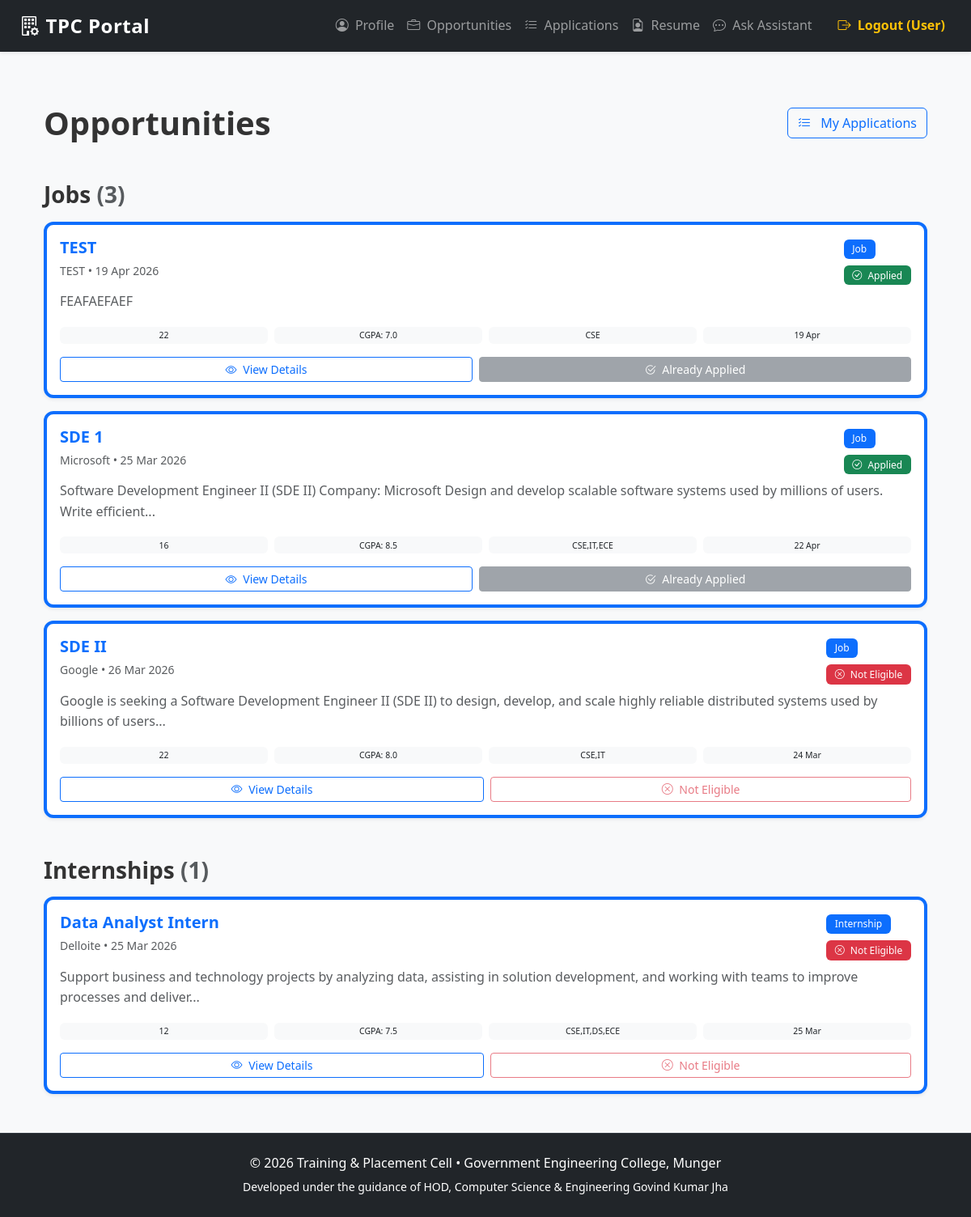
The app's page /student/opportunities (signed in) with its own data.
### app/models.py (models this page shows, shortened)
class Opportunity(db.Model):
    __tablename__ = 'opportunities'
    id = db.Column(db.Integer, primary_key=True)
    title = db.Column(db.String(200), nullable=False)
    type = db.Column(db.String(50), nullable=False)  # e.g. Job, Internship, Session, Hackathon, Bootcamp, Seminar
    organizer = db.Column(db.String(150))
    company_name = db.Column(db.String(150))
    description = db.Column(db.Text)
    requirements = db.Column(db.Text)  # JSON string or newline-separated list
    date = db.Column(db.DateTime)
    mode = db.Column(db.String(50))
    ctc = db.Column(db.String(50))  # e.g. "12 LPA", "500/month"
    min_cgpa = db.Column(db.Float)  # Minimum CGPA required
    allowed_branches = db.Column(db.Text)  # comma-separated
    deadline = db.Column(db.DateTime)  # Application deadline
    created_at = db.Column(db.DateTime, default=datetime.utcnow)

### app/student/routes.py (the view)
@bp.route('/opportunities')
@student_required
def browse_opportunities():
    page = request.args.get('page', 1, type=int)
    user_id = session['user_id']
    profile = StudentProfile.query.filter_by(user_id=user_id).first()
    if not profile:
        flash('Please complete your profile before browsing opportunities.', 'warning')
        return redirect(url_for('student.profile'))
    opportunities = Opportunity.query.order_by(Opportunity.created_at.desc()).all()
    opp_list = []
    for opp in opportunities:
        eligible = True
        already_applied = False
        if opp.type in ['Job', 'Internship']:
            allowed = [b.strip().upper() for b in (opp.allowed_branches or '').split(',') if b.strip()]
            is_deadline_valid = not opp.deadline or datetime.utcnow() < opp.deadline
            if opp.min_cgpa:
                eligible = (profile.cgpa >= opp.min_cgpa and
                           (not allowed or profile.branch in allowed) and
                           not profile.has_backlog and
                           is_deadline_valid)
            already_applied = Application.query.filter_by(
                student_id=user_id,
                opportunity_id=opp.id
            ).first() is not None
        opp_list.append({
            'opportunity': opp,
            'eligible': eligible,
            'applied': already_applied
        })
    return render_template('student/opportunities.html',
                          opportunities=opportunities,
                          opp_list=opp_list,
                          profile=profile,
                          now=datetime.utcnow())

### app/student/routes.py (called while the page is built)
def student_required(f):
    @wraps(f)
    def decorated_function(*args, **kwargs):
        if 'user_id' not in session or session.get('role') != 'Student':
            flash('This area is only for students. Please log in.', 'warning')
            return redirect(url_for('auth.login'))
        return f(*args, **kwargs)
    return decorated_function

### templates/student/opportunities.html (shortened to what this page needs)
{% extends "base.html" %}
{% block content %}
<div class="container-fluid py-4">
    <div class="d-flex justify-content-between align-items-center mb-4">
        <h1 class="mb-0">Opportunities</h1>
        <a href="{{ url_for('student.applications') }}" class="btn btn-outline-primary">
            <i class="bi bi-list-check me-2"></i> My Applications
        </a>
    </div>
    {% if opportunities %}
        {% set types = ['Job', 'Internship', 'Session', 'Hackathon', 'Bootcamp', 'Seminar'] %}
        {% set plural = {
            'Job':'Jobs',
            'Internship':'Internships',
            'Session':'Sessions',
            'Hackathon':'Hackathons',
            'Bootcamp':'Bootcamps',
            'Seminar':'Seminars'
        } %}
        {% for t in types %}
            {% set items = opp_list | selectattr('opportunity.type','equalto', t) | list %}
            {% if items %}
                <h3 class="mt-5 mb-3">
                    {{ plural[t] }}
                    <span class="text-muted">({{ items|length }})</span>
                </h3>
                <div class="row g-3">
                    {% for item in items %}
                        <div class="col-12">
                            <div class="card shadow-sm border-start border-4 border-primary h-100">
                                <div class="card-body">
                                    <div class="d-flex justify-content-between align-items-start mb-2">
                                        <div>
                                            <h5 class="mb-1">
                                                <a href="{{ url_for('student.view_opportunity', opp_id=item.opportunity.id) }}"
                                                   class="text-decoration-none">
                                                    {{ item.opportunity.title }}
                                                </a>
                                            </h5>
                                            <small class="text-muted">
                                                {{ item.opportunity.organizer or item.opportunity.company_name or 'Posted by Admin' }}
                                                •
                                                {{ item.opportunity.date.strftime('%d %b %Y') if item.opportunity.date else 'TBA' }}
                                            </small>
                                        </div>
                                        <div>
                                            <span class="badge bg-primary mb-2">
                                                {{ item.opportunity.type }}
                                            </span>
                                            {% if item.opportunity.type in ['Job', 'Internship'] %}
                                                {% if item.applied %}
                                                    <span class="badge bg-success d-block">
                                                        <i class="bi bi-check-circle me-1"></i> Applied
                                                    </span>
                                                {% elif item.eligible %}
                                                    <span class="badge bg-info d-block">
                                                        <i class="bi bi-check-circle me-1"></i> Eligible
                                                    </span>
                                                {% else %}
                                                    <span class="badge bg-danger d-block">
                                                        <i class="bi bi-x-circle me-1"></i> Not Eligible
                                                    </span>
                                                {% endif %}
                                            {% endif %}
                                        </div>
                                    </div>
                                    <p class="mb-3 text-muted">
                                        {{ item.opportunity.description | truncate(160) }}
                                    </p>
                                    {% if item.opportunity.type in ['Job', 'Internship'] %}
                                        <div class="row g-2 mb-3 small">
                                            <div class="col-md-3">
                                                <span class="badge bg-light text-dark w-100">
                                                    {{ item.opportunity.ctc or 'CTC —' }}
                                                </span>
                                            </div>
                                            <div class="col-md-3">
                                                <span class="badge bg-light text-dark w-100">
                                                    CGPA: {{ item.opportunity.min_cgpa or '—' }}
                                                </span>
                                            </div>
                                            <div class="col-md-3">
                                                <span class="badge bg-light text-dark w-100">
                                                    {{ item.opportunity.allowed_branches or 'All Branches' }}
                                                </span>
                                            </div>
                                            <div class="col-md-3">
                                                <span class="badge bg-light text-dark w-100">
                                                    {{ item.opportunity.deadline.strftime('%d %b') if item.opportunity.deadline else 'TBA' }}
                                                </span>
                                            </div>
                                        </div>
                                    {% endif %}
                                    <div class="d-flex gap-2">
                                        <a href="{{ url_for('student.view_opportunity', opp_id=item.opportunity.id) }}"
                                           class="btn btn-sm btn-outline-primary flex-grow-1">
                                            <i class="bi bi-eye me-1"></i> View Details
                                        </a>
                                        {% if item.opportunity.type in ['Job', 'Internship'] %}
                                            {% if item.applied %}
                                                <button class="btn btn-sm btn-secondary flex-grow-1" disabled>
                                                    <i class="bi bi-check2-circle me-1"></i> Already Applied
                                                </button>
                                            {% else %}
                                                <button class="btn btn-sm btn-outline-danger flex-grow-1" disabled>
                                                    <i class="bi bi-x-circle me-1"></i> Not Eligible
                                                </button>
                                            {% endif %}
                                        {% else %}
                                            <a href="{{ url_for('student.view_opportunity', opp_id=item.opportunity.id) }}"
                                               class="btn btn-sm btn-info flex-grow-1">
                                                <i class="bi bi-info-circle me-1"></i> Learn More
                                            </a>
                                        {% endif %}
                                    </div>
                                </div>
                            </div>
                        </div>
                    {% endfor %}
                </div>
            {% endif %}
        {% endfor %}
    {% endif %}
</div>
{% endblock %}

### static/css/styles.css (style rules this page uses)
:root { --primary: #0d6efd; --primary-dark: #0b5ed7; --success: #198754; --warning: #ffc107; --danger: #dc3545; --info: #0dcaf0; --light-bg: #f8f9fa; --dark-bg: #212529; }
body { font-family: 'Segoe UI', system-ui, -apple-system, sans-serif; background-color: var(--light-bg); color: #333; line-height: 1.6; }
h1, h2, h3, h4, h5, h6 { font-weight: 600; }
.card { border-radius: 12px; overflow: hidden; }
.shadow-sm { box-shadow: 0 0.125rem 0.25rem rgba(0, 0, 0, 0.075) !important; }
.btn { font-weight: 500; transition: all 0.15s ease; white-space: nowrap; }
.badge { font-weight: 500; padding: 0.5em 0.9em; }

### records on screen
Opportunity: opportunity "TEST", opportunity "TEST", opportunity "19 Apr 2026", opportunity.type "Job", opportunity.description "FEAFAEFAEF", opportunity "22", opportunity "7.0", opportunity "CSE", opportunity.deadline "19 Apr"
Opportunity: opportunity "SDE 1", opportunity "Microsoft", opportunity "25 Mar 2026", opportunity.type "Job", opportunity.description "Software Development Engineer II (SDE II) Company: Microsoft Design and develop scalable software systems used by millions of users. Write efficient...", opportunity "16", opportunity "8.5", opportunity "CSE,IT,ECE", opportunity.deadline "22 Apr"
Opportunity: opportunity "SDE II", opportunity "Google", opportunity "26 Mar 2026", opportunity.type "Job", opportunity.description "Google is seeking a Software Development Engineer II (SDE II) to design, develop, and scale highly reliable distributed systems used by billions of users...", opportunity "22", opportunity "8.0", opportunity "CSE,IT", opportunity.deadline "24 Mar"
Opportunity: opportunity "Data Analyst Intern", opportunity "Delloite", opportunity "25 Mar 2026", opportunity.type "Internship", opportunity.description "Support business and technology projects by analyzing data, assisting in solution development, and working with teams to improve processes and deliver...", opportunity "12", opportunity "7.5", opportunity "CSE,IT,DS,ECE", opportunity.deadline "25 Mar"

### other values on screen
{{ session.username if 'username' in session else 'User' }} "User"
{{ plural[t] }} "Jobs" "Internships"
{{ items|length }} "3" "1"
